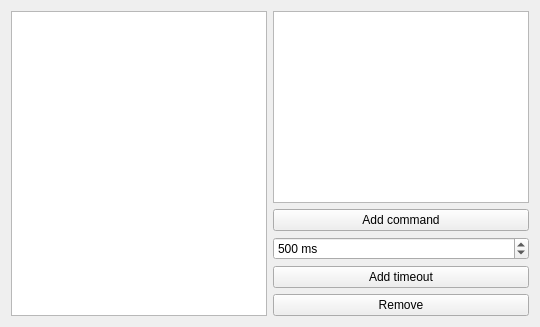
             <widget class="QWidget" name="page">
              <layout class="QHBoxLayout" name="horizontalLayout_5">
               <item>
                <widget class="QListWidget" name="sequenceList"/>
               </item>
               <item>
                <layout class="QVBoxLayout" name="verticalLayout_4">
                 <item>
                  <widget class="QListWidget" name="sequenceCommandList">
                   <property name="editTriggers">
                    <set>QAbstractItemView::NoEditTriggers</set>
                   </property>
                   <property name="selectionBehavior">
                    <enum>QAbstractItemView::SelectRows</enum>
                   </property>
                   <property name="sortingEnabled">
                    <bool>true</bool>
                   </property>
                  </widget>
                 </item>
                 <item>
                  <widget class="QPushButton" name="sequenceAddCommandButton">
                   <property name="text">
                    <string>Add command</string>
                   </property>
                  </widget>
                 </item>
                 <item>
                  <widget class="QSpinBox" name="sequenceTimeoutSpin">
                   <property name="suffix">
                    <string> ms</string>
                   </property>
                   <property name="minimum">
                    <number>1</number>
                   </property>
                   <property name="maximum">
                    <number>9999999</number>
                   </property>
                   <property name="value">
                    <number>500</number>
                   </property>
                  </widget>
                 </item>
                 <item>
                  <widget class="QPushButton" name="sequenceTimeoutButton">
                   <property name="text">
                    <string>Add timeout</string>
                   </property>
                  </widget>
                 </item>
                 <item>
                  <widget class="QPushButton" name="sequenceRemoveButton">
                   <property name="text">
                    <string>Remove</string>
                   </property>
                  </widget>
                 </item>
                </layout>
               </item>
              </layout>
             </widget>
